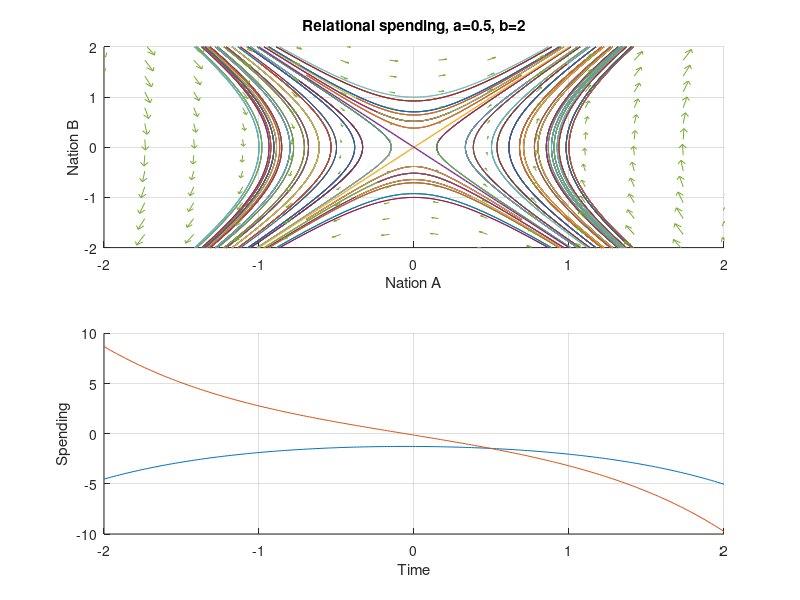

Source code (MATLAB):
a = 0.5;
b = 2;
A = [0,a;b,0];
%model_1 = @(v) A * v'
omega = sqrt(a*b);
point = linspace(0,2*pi,17)
%ini = [2.0,1.0; 1.0,1.0; 1.0,2.0; 3.0,1.0;
%1.0, 3.0;2.0,2.0; 3.0,3.0];
[X,Y] = meshgrid(point,point);
ini = [cos(X(:)),sin(Y(:))];
P = [sqrt(a/(a+b)),sqrt(a/(a+b)); sqrt(b/(a+b)),-sqrt(b/(a+b))];
xi_1 = P(:,1);
xi_2 = P(:,2);
P_1 = inv(P);
U = P_1 * ini';
%display(U);
u_0 = U(1);
v_0 = U(2);
%disp(model_1(ini))

t = linspace(-2,2,200);
sol = @(t,u) u(1)*xi_1 .* exp(omega*t) + u(2)*xi_2 .* exp(-omega*t);
fig = figure();
subplot(2,1,1);hold on;
for k = 1:size(U,2)
  x = sol(t,U(:,k))(1,:);
  y = sol(t,U(:,k))(2,:);
  plot(x,y,'DisplayName',sprintf('initial = %.2f, %.2f',ini'(1,k),ini'(2,k)));
endfor
plot(t,sqrt(b/a)*t,'DisplayName',sprintf('Line of slope sqrt(b/a)%.2f',sqrt(b/a)),'LineWidth',1);
plot(t,-sqrt(b/a)*t,'LineWidth',1)
vecs = linspace(-3,3,20);
[X,Y] = meshgrid(vecs);
U = A(1,1)*X + A(1,2)*Y;
V = A(2,1)*X + A(2,2)*Y;
quiver(X,Y,U,V);
hold off;
xlim([-2,2]); ylim([-2,2]);
%%legend('show');
title(sprintf("Relational spending, a=%g, b=%g",a,b));
xlabel("Nation A");
ylabel("Nation B");
grid on;
subplot(2,1,2);
hold on;
x = sol(t,U(:,1))(1,:);
y = sol(t,U(:,1))(2,:);
plot(t,x,'DisplayName','Nation A');
plot(t,y,'DisplayName','Nation B');
xlabel('Time');
ylabel('Spending');
%legend('show');
grid on;
%waitfor(gcf);
hold off;
print('figures/model_1_curves.png', '-dpng', '-S800,600');


%vecs = linspace(-3,3,20);
%[X,Y] = meshgrid(vecs);
%U = A(1,1)*X + A(1,2)*Y;
%V = A(2,1)*X + A(2,2)*Y;
%quiver(X,Y,U,V);
%grid on;
